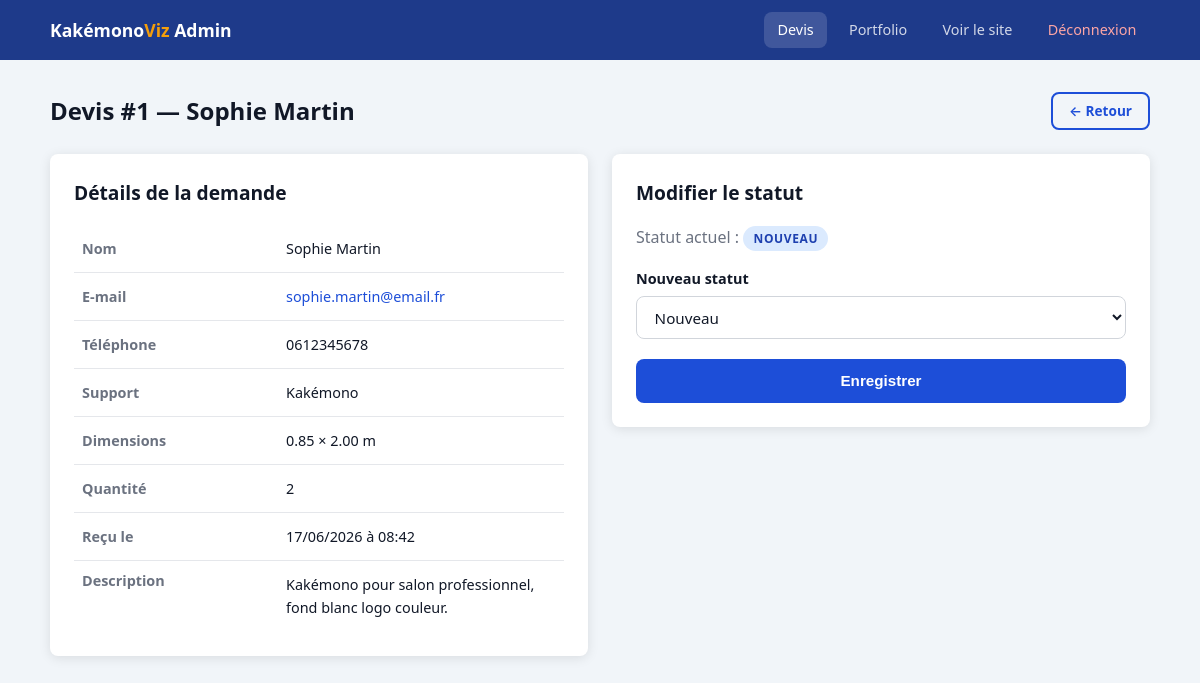
The page /admin/devis_modifier.php?id=1 (signed in) on the database its author committed.
### tables this page shows
CREATE TABLE IF NOT EXISTS devis (
    id           INT          UNSIGNED AUTO_INCREMENT PRIMARY KEY,
    nom          VARCHAR(100) NOT NULL,
    email        VARCHAR(150) NOT NULL,
    telephone    VARCHAR(20)  NOT NULL,
    type_support VARCHAR(80)  NOT NULL,
    largeur      DECIMAL(6,2) NOT NULL,
    hauteur      DECIMAL(6,2) NOT NULL,
    quantite     INT          UNSIGNED NOT NULL DEFAULT 1,
    description  TEXT,
    fichier      VARCHAR(255) DEFAULT NULL,
    statut       ENUM('nouveau','en_cours','termine','annule') NOT NULL DEFAULT 'nouveau',
    cree_le      TIMESTAMP    NOT NULL DEFAULT CURRENT_TIMESTAMP
);

### fonctions.php (called while the page is built, shortened)
<?php
function get_un_devis(int $id): array|false {
    $pdo  = getConnexion();
    $stmt = $pdo->prepare('SELECT * FROM devis WHERE id = :id LIMIT 1');
    $stmt->execute([':id' => $id]);
    return $stmt->fetch();
}

### admin/devis_modifier.php (the view, shortened to what this page needs)
<?php
require_once '../fonctions.php';
$id = filter_input(INPUT_GET, 'id', FILTER_VALIDATE_INT);
$devis = get_un_devis($id);
$labels_statut = [
    'nouveau'  => 'Nouveau',
    'en_cours' => 'En cours',
    'termine'  => 'Terminé',
    'annule'   => 'Annulé',
];
?>
<!DOCTYPE html>
<html lang="fr">
<head>
    <link rel="stylesheet" href="../style.css">
</head>
<body class="admin-body">
<nav class="admin-nav">
    <div class="container">
        <span class="admin-brand">Kakémono<span>Viz</span> Admin</span>
        <div class="admin-nav-links">
            <a href="index.php" class="active">Devis</a>
            <a href="portfolio.php">Portfolio</a>
            <a href="../index.php" target="_blank">Voir le site</a>
            <a href="logout.php" class="logout">Déconnexion</a>
        </div>
    </div>
</nav>
<main class="admin-main">
    <div class="container">
        <div class="admin-page-header">
            <h1>Devis #<?= $id ?> — <?= htmlspecialchars($devis['nom'], ENT_QUOTES, 'UTF-8') ?></h1>
            <a href="index.php" class="btn btn-sm btn-outline" style="border-color:var(--bleu);color:var(--bleu);">← Retour</a>
        </div>
        <div style="display:grid;grid-template-columns:1fr 1fr;gap:1.5rem;align-items:start;">
            <div class="card" style="padding:1.5rem;">
                <h3 style="margin-bottom:1rem;">Détails de la demande</h3>
                <table style="box-shadow:none;font-size:.9rem;">
                    <tbody>
                        <tr><td style="padding:.5rem;color:var(--gris-mid);width:40%;"><strong>Nom</strong></td><td><?= htmlspecialchars($devis['nom'], ENT_QUOTES, 'UTF-8') ?></td></tr>
                        <tr><td style="padding:.5rem;color:var(--gris-mid);"><strong>E-mail</strong></td><td><a href="mailto:<?= htmlspecialchars($devis['email'], ENT_QUOTES, 'UTF-8') ?>"><?= htmlspecialchars($devis['email'], ENT_QUOTES, 'UTF-8') ?></a></td></tr>
                        <tr><td style="padding:.5rem;color:var(--gris-mid);"><strong>Téléphone</strong></td><td><?= htmlspecialchars($devis['telephone'], ENT_QUOTES, 'UTF-8') ?></td></tr>
                        <tr><td style="padding:.5rem;color:var(--gris-mid);"><strong>Support</strong></td><td><?= htmlspecialchars($devis['type_support'], ENT_QUOTES, 'UTF-8') ?></td></tr>
                        <tr><td style="padding:.5rem;color:var(--gris-mid);"><strong>Dimensions</strong></td><td><?= $devis['largeur'] ?> × <?= $devis['hauteur'] ?> m</td></tr>
                        <tr><td style="padding:.5rem;color:var(--gris-mid);"><strong>Quantité</strong></td><td><?= (int)$devis['quantite'] ?></td></tr>
                        <tr><td style="padding:.5rem;color:var(--gris-mid);"><strong>Reçu le</strong></td><td><?= date('d/m/Y à H:i', strtotime($devis['cree_le'])) ?></td></tr>
                        <?php if ($devis['description']): ?>
                        <tr><td style="padding:.5rem;color:var(--gris-mid);vertical-align:top;"><strong>Description</strong></td><td><?= nl2br(htmlspecialchars($devis['description'], ENT_QUOTES, 'UTF-8')) ?></td></tr>
                        <?php endif; ?>
                    </tbody>
                </table>
            </div>
            <div class="card" style="padding:1.5rem;">
                <h3 style="margin-bottom:1rem;">Modifier le statut</h3>
                <p style="margin-bottom:1rem;">
                    Statut actuel : <span class="badge badge-<?= $devis['statut'] ?>"><?= $labels_statut[$devis['statut']] ?></span>
                </p>
                <form method="POST">
                    <div class="form-group">
                        <label for="statut">Nouveau statut</label>
                        <select id="statut" name="statut" required>
                            <?php foreach ($labels_statut as $val => $lbl): ?>
                            <option value="<?= $val ?>" <?= $devis['statut'] === $val ? 'selected' : '' ?>>
                                <?= $lbl ?>
                            </option>
                            <?php endforeach; ?>
                        </select>
                    </div>
                    <button type="submit" class="btn btn-bleu" style="width:100%;justify-content:center;">
                        Enregistrer
                    </button>
                </form>
            </div>
        </div>
    </div>
</main>
</body>
</html>

### style.css (style rules this page uses)
:root { --bleu: #1D4ED8; --bleu-fonce:#1E3A8A; --ambre: #F59E0B; --ambre-clair:#FEF3C7; --gris-dark: #111827; --gris-mid: #6B7280; --gris-light:#F3F4F6; --blanc: #FFFFFF; --rouge: #DC2626; --vert: #16A34A; --radius: 8px; --shadow: 0 2px 12px rgba(0,0,0,.10); }
*, *::before, *::after { box-sizing: border-box; margin: 0; padding: 0; }
html { scroll-behavior: smooth; }
body { font-family: 'Segoe UI', system-ui, -apple-system, sans-serif; color: var(--gris-dark); background: var(--blanc); line-height: 1.6; }
a { color: var(--bleu); text-decoration: none; }
h1 { font-size: clamp(1.8rem, 4vw, 3rem); font-weight: 800; line-height: 1.15; }
h3 { font-size: 1.2rem; font-weight: 600; }
p { color: var(--gris-mid); }
.container { max-width: 1140px; margin: 0 auto; padding: 0 1.25rem; }
.badge { display: inline-block; padding: .2rem .65rem; border-radius: 999px; font-size: .75rem; font-weight: 600; text-transform: uppercase; letter-spacing: .05em; }
.badge-nouveau { background:#DBEAFE; color:#1E40AF; }
.btn { display: inline-flex; align-items: center; gap: .4rem; padding: .7rem 1.6rem; border-radius: var(--radius); font-size: .95rem; font-weight: 600; cursor: pointer; border: 2px solid transparent; transition: all .2s; text-decoration: none; }
.btn-outline { background: transparent; border-color: rgba(255,255,255,.7); color: var(--blanc); }
.btn-bleu { background: var(--bleu); color: var(--blanc); }
.btn-sm { padding: .4rem 1rem; font-size: .85rem; }
.card { background: var(--blanc); border-radius: var(--radius); box-shadow: var(--shadow); overflow: hidden; transition: transform .25s, box-shadow .25s; }
.form-group { margin-bottom: 1.25rem; }
label { display: block; font-weight: 600; font-size: .9rem; margin-bottom: .35rem; color: var(--gris-dark); }
input[type=text], input[type=email], input[type=tel], input[type=number], input[type=password], input[type=file], select, textarea { width: 100%; padding: .6rem .85rem; border: 1.5px solid #D1D5DB; border-radius: var(--radius); font-size: .95rem; font-family: inherit; color: var(--gris-dark); background: var(--blanc); transition: border-color .2s, box-shadow .2s; }
.admin-body { background: #F1F5F9; min-height: 100vh; }
.admin-nav { background: var(--bleu-fonce); padding: .75rem 0; position: sticky; top: 0; z-index: 100; }
.admin-nav .container { display: flex; align-items: center; justify-content: space-between; }
.admin-brand { color: var(--blanc); font-size: 1.1rem; font-weight: 700; }
.admin-brand span { color: var(--ambre); }
.admin-nav-links { display: flex; gap: .5rem; }
.admin-nav-links a { color: rgba(255,255,255,.8); padding: .4rem .85rem; border-radius: var(--radius); font-size: .9rem; transition: background .2s; }
.admin-nav-links a:hover, .admin-nav-links a.active { background: rgba(255,255,255,.15); color: var(--blanc); text-decoration: none; }
.admin-nav-links a.logout { color: #FCA5A5; }
.admin-main { padding: 2rem 0; }
table { width: 100%; border-collapse: collapse; background: var(--blanc); border-radius: var(--radius); overflow: hidden; box-shadow: var(--shadow); font-size: .9rem; }
tbody tr { border-bottom: 1px solid #E5E7EB; }
tbody tr:last-child { border-bottom: none; }
tbody td { padding: .75rem 1rem; vertical-align: middle; }
.admin-page-header { display: flex; align-items: center; justify-content: space-between; flex-wrap: wrap; gap: 1rem; margin-bottom: 1.5rem; }
.admin-page-header h1 { font-size: 1.5rem; }

### rows shown on the page
devis: nom "Sophie Martin", email "sophie.martin@email.fr", telephone "0612345678", type_support "Kakémono", largeur "0.85", hauteur "2.00", quantite "2", cree_le "17/06/2026 à 08:42", description "Kakémono pour salon professionnel, fond blanc logo couleur.", statut "NOUVEAU", statut "Nouveau"

### other values the page prints
$id "1"
